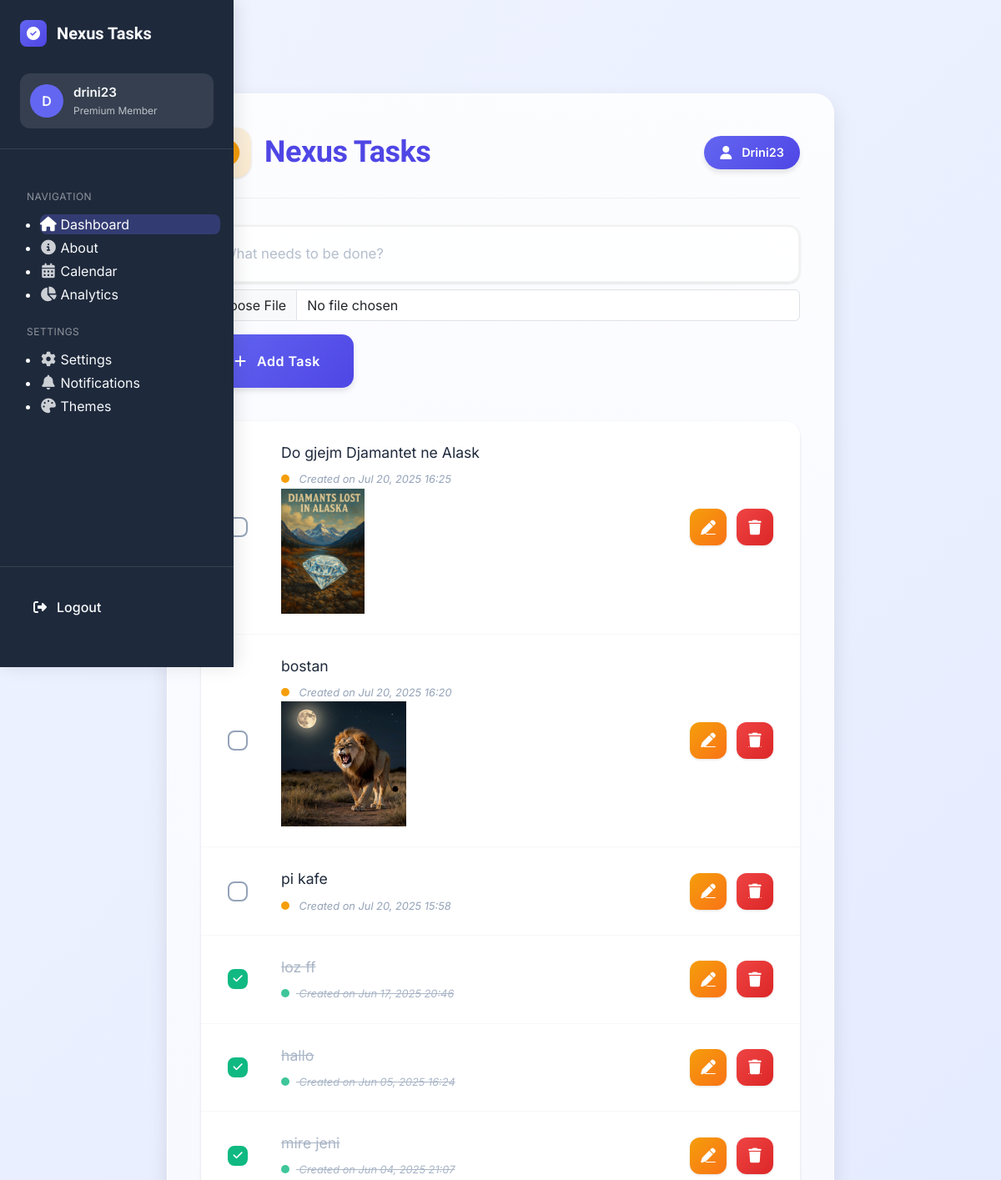
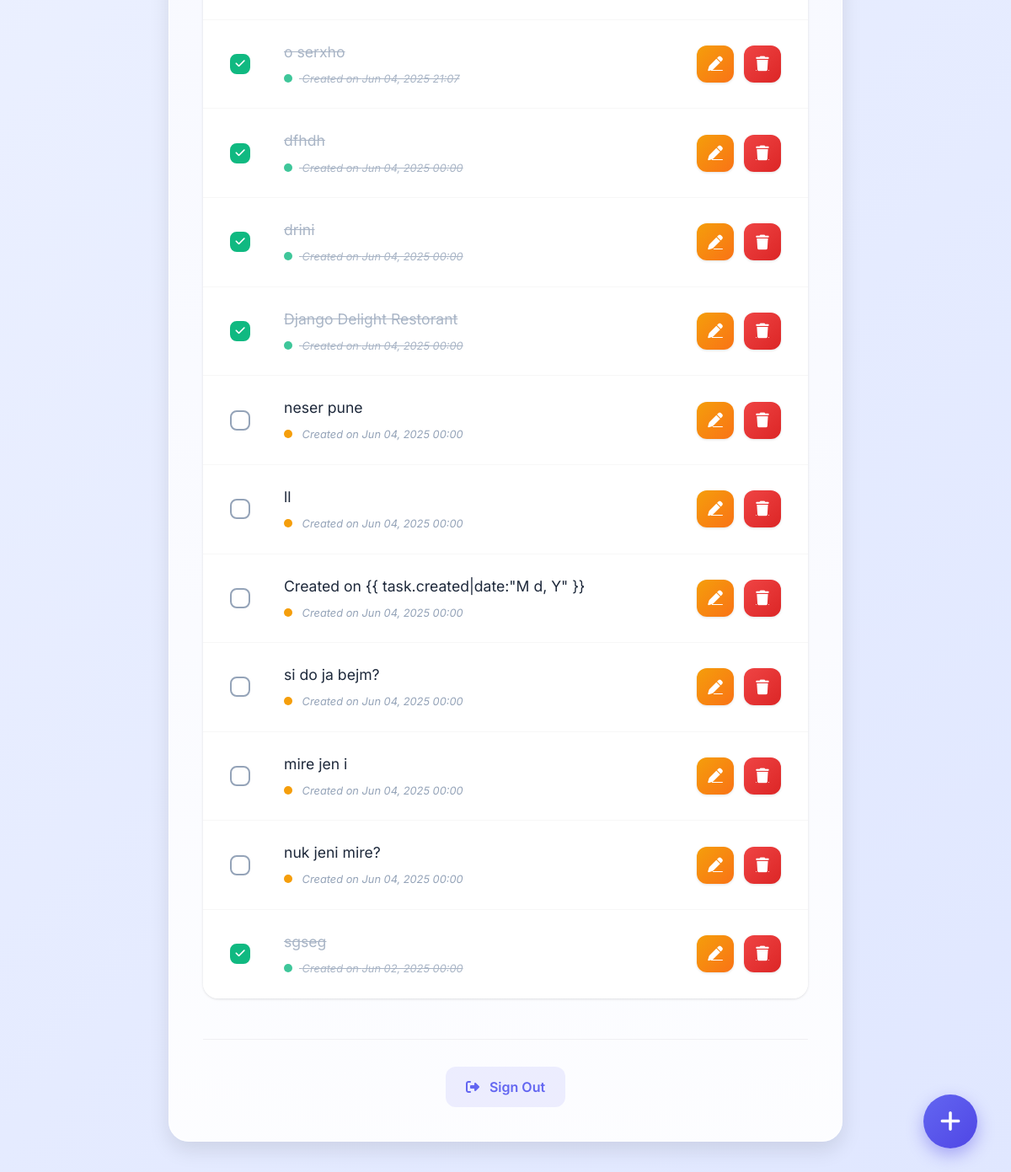
Screenshot of / (signed in) with the database file from the repository (2 pictures, top to bottom).
### task/models.py (models this page shows, shortened)
class Task(models.Model):
    title = models.CharField(max_length=255)
    complete = models.BooleanField(default=False)
    created = models.DateTimeField(auto_now_add=True, null=True, blank=True)
    user = models.ForeignKey(User, on_delete=models.CASCADE, null=True, blank=True)
    image = models.ImageField(upload_to='task/images', null=True, blank=True)

### task/views.py (the view, shortened to what this page needs)
# urls.py: path('', views.index, name="list"),
def index(request):
    if request.user.is_authenticated:
        tasks = Task.objects.filter(user=request.user).order_by('-created')
    else:
        tasks = Task.objects.none()
    form = TaskForm()
    context = {'tasks': tasks, 'form': form}
    return render(request, 'task/list.html', context)

### task/forms.py
class TaskForm(forms.ModelForm):
    class Meta:
        model = Task
        fields = ['title',  'complete', 'image']

### task/templates/task/list.html (shortened to what this page needs)
<!DOCTYPE html>
{% include "navbar.html" %}
<html lang="en">
<head>
    <link href="https://cdn.jsdelivr.net/npm/bootstrap@5.3.2/dist/css/bootstrap.min.css" rel="stylesheet">
    <link rel="stylesheet" href="https://cdnjs.cloudflare.com/ajax/libs/animate.css/4.1.1/animate.min.css"/>
    <link rel="stylesheet" href="https://cdnjs.cloudflare.com/ajax/libs/font-awesome/6.4.2/css/all.min.css">
</head>
<body>
    <div class="app-container animate__animated animate__fadeIn">
        <div class="app-header">
            <h1 class="app-title">
                Nexus Tasks
            </h1>
            {% if request.user.is_authenticated %}
                <div class="user-badge animate__animated animate__fadeInRight">
                    <i class="fas fa-user"></i>
                    {{ request.user.username|capfirst }}
                </div>
            {% endif %}
        </div>
     <form method="POST" action="" class="task-form" enctype="multipart/form-data">
    {% if request.user.is_authenticated %}
        <div class="input-group mb-2">
            <input type="text"
                   name="title"
                   class="form-control task-input"
                   placeholder="What needs to be done?"
                   aria-label="Task input"
                   required>
        </div>
        <div class="input-group mb-3">
            <input type="file"
                   name="image"
                   class="form-control"
                   accept="image/*"
                   aria-label="Task image (optional)">
        </div>
        <button type="submit" class="btn btn-primary add-btn" name="Create Task">
            <i class="fas fa-plus me-2"></i> Add Task
        </button>
    {% endif %}
</form>
        <div class="task-list">
            {% if tasks %}
                {% for task in tasks %}
                    <div class="task-item" style="animation-delay: {{ forloop.counter0|add:"1" }}00ms">
                        <input type="checkbox" class="task-checkbox" {% if task.complete %}checked{% endif %} disabled>
                        <div class="task-content {% if task.complete %}task-complete{% endif %}">
                            {{ task.title }}
                            <span class="task-meta">
                                <span class="status-indicator {% if task.complete %}status-active{% else %}status-pending{% endif %}"></span>
                                Created on {{ task.created|date:"M d, Y H:i" }}
                               {% if task.image %}
                            <br>
                            <img src="{{ task.image.url }}" alt="Task Image" style="max-width: 200px; max-height: 150px;">
                        {% endif %}
                            </span>
                        </div>
                        {% if request.user.is_authenticated %}
                        <div class="task-actions">
                            <a href="{% url 'update_task' task.id %}" class="task-btn edit-btn" title="Edit task">
                                <i class="fas fa-pen"></i>
                            </a>
                            <a href="{% url 'delete' task.id %}" class="task-btn delete-btn" title="Delete task">
                                <i class="fas fa-trash"></i>
                            </a>
                        </div>
                        {% endif %}
                    </div>
                {% endfor %}
            {% endif %}
        </div>
        <div class="auth-section">
            {% if request.user.is_authenticated %}
                <a href="{% url 'logout' %}" class="auth-link">
                    <i class="fas fa-sign-out-alt"></i>
                    Sign Out
                </a>
            {% else %}
                <a href="{% url 'login' %}" class="auth-link">
                    <i class="fas fa-sign-in-alt"></i>
                    Sign In
                </a>
            {% endif %}
        </div>
    </div>
    {% if request.user.is_authenticated %}
    <button class="fab animate__animated animate__bounceInUp" onclick="document.querySelector('.task-input').focus()" aria-label="Add new task">
        <i class="fas fa-plus"></i>
    </button>
    {% endif %}
</body>
</html>

### templates/navbar.html (shortened to what this page needs)
<!DOCTYPE html>
<html lang="en">
<head>
    <link rel="stylesheet" href="https://cdnjs.cloudflare.com/ajax/libs/font-awesome/6.4.2/css/all.min.css">
</head>
<body>
    <nav class="sidebar" id="sidebar">
        <div class="sidebar-header">
            <a href="{% url 'list' %}" class="app-logo">
                <div class="app-icon">
                    <i class="fas fa-check-circle"></i>
                </div>
                <div class="app-name">Nexus Tasks</div>
            </a>
            {% if request.user.is_authenticated %}
            <div class="user-info">
                <div class="user-avatar">
                    {{ request.user.username|slice:":1"|upper }}
                </div>
                <div class="user-details">
                    <div class="user-name">{{ request.user.username }}</div>
                    <div class="user-status">Premium Member</div>
                </div>
            </div>
            {% endif %}
        </div>
        <div class="nav-menu">
            <div class="nav-title">Navigation</div>
            <ul>
                <li class="nav-item">
                    <a href="{% url 'list' %}" class="nav-link {% if request.path == '/list/' %}active{% endif %}">
                        <i class="fas fa-home"></i>
                        <span>Dashboard</span>
                    </a>
                </li>
                <li class="nav-item">
                    <a href="{% url 'about' %}" class="nav-link {% if request.path == '/about/' %}active{% endif %}">
                        <i class="fas fa-info-circle"></i>
                        <span>About</span>
                    </a>
                </li>
                <li class="nav-item">
                    <a href="#" class="nav-link {% if request.path == '/calendar/' %}active{% endif %}">
                        <i class="fas fa-calendar-alt"></i>
                        <span>Calendar</span>
                    </a>
                </li>
                <li class="nav-item">
                    <a href="#" class="nav-link">
                        <i class="fas fa-chart-pie"></i>
                        <span>Analytics</span>
                    </a>
                </li>
            </ul>
            <div class="nav-title">Settings</div>
            <ul>
                <li class="nav-item">
                    <a href="#" class="nav-link">
                        <i class="fas fa-cog"></i>
                        <span>Settings</span>
                    </a>
                </li>
                <li class="nav-item">
                    <a href="#" class="nav-link">
                        <i class="fas fa-bell"></i>
                        <span>Notifications</span>
                    </a>
                </li>
                <li class="nav-item">
                    <a href="#" class="nav-link">
                        <i class="fas fa-palette"></i>
                        <span>Themes</span>
                    </a>
                </li>
            </ul>
        </div>
        <div class="sidebar-footer">
            {% if request.user.is_authenticated %}
                <button class="logout-btn" onclick="window.location.href='{% url 'logout' %}'">
                    <i class="fas fa-sign-out-alt"></i>
                    <span>Logout</span>
                </button>
            {% else %}
                <button class="logout-btn" onclick="window.location.href='{% url 'login' %}'">
                    <i class="fas fa-sign-in-alt"></i>
                    <span>Login</span>
                </button>
            {% endif %}
        </div>
    </nav>
    <div class="main-content" id="mainContent">
    </div>
</body>
</html>

### templates/navbar.html (style rules this page uses)
:root { --sidebar-bg: #1e293b; --sidebar-accent: #6366f1; --sidebar-text: #f8fafc; --sidebar-hover: rgba(99, 102, 241, 0.15); --sidebar-active: rgba(99, 102, 241, 0.3); --sidebar-divider: rgba(255, 255, 255, 0.1); --user-bg: rgba(255, 255, 255, 0.1); --mobile-breakpoint: 768px; }
* { margin: 0; padding: 0; box-sizing: border-box; }
body { font-family: 'Inter', sans-serif; background-color: #f8fafc; transition: margin-left 0.3s ease; }
.sidebar { width: 280px; height: 100vh; position: fixed; top: 0; left: 0; background: var(--sidebar-bg); color: var(--sidebar-text); padding: 1.5rem 0; display: flex; flex-direction: column; z-index: 1000; box-shadow: 4px 0 20px rgba(0, 0, 0, 0.1); transition: transform 0.3s ease; overflow-y: auto; }
.sidebar-header { padding: 0 1.5rem 1.5rem; border-bottom: 1px solid var(--sidebar-divider); margin-bottom: 1.5rem; }
.app-logo { display: flex; align-items: center; gap: 0.75rem; margin-bottom: 2rem; text-decoration: none; color: inherit; }
.app-icon { width: 32px; height: 32px; background: linear-gradient(135deg, var(--sidebar-accent) 0%, #4f46e5 100%); border-radius: 8px; display: flex; align-items: center; justify-content: center; }
.app-icon i { color: white; font-size: 1rem; }
.app-name { font-family: 'Plus Jakarta Sans', sans-serif; font-weight: 700; font-size: 1.25rem; transition: opacity 0.3s; }
.user-info { display: flex; align-items: center; gap: 0.75rem; padding: 0.75rem; background: var(--user-bg); border-radius: 12px; margin-top: 1rem; }
.user-avatar { width: 40px; height: 40px; border-radius: 50%; background: var(--sidebar-accent); display: flex; align-items: center; justify-content: center; font-weight: 600; }
.user-details { flex: 1; }
.user-name { font-weight: 600; font-size: 0.95rem; margin-bottom: 0.1rem; }
.user-status { font-size: 0.75rem; color: var(--sidebar-text); opacity: 0.7; }
.nav-menu { flex: 1; overflow-y: auto; padding: 0 1rem; }
.nav-title { font-size: 0.75rem; text-transform: uppercase; letter-spacing: 0.5px; color: rgba(255, 255, 255, 0.5); margin: 1.5rem 0 0.75rem 1rem; }
.nav-item { margin-bottom: 0.25rem; }
.nav-link { display: flex; align-items: center; gap: 0.75rem; padding: 0.75rem 1rem; border-radius: 8px; color: var(--sidebar-text); text-decoration: none; font-weight: 500; transition: all 0.2s ease; }
.nav-link i { width: 20px; text-align: center; font-size: 1.1rem; opacity: 0.8; }
.nav-link.active { background: var(--sidebar-active); color: white; }
.nav-link.active i { opacity: 1; }
.sidebar-footer { padding: 1.5rem; border-top: 1px solid var(--sidebar-divider); }
.logout-btn { display: flex; align-items: center; gap: 0.75rem; width: 100%; padding: 0.75rem 1rem; border-radius: 8px; background: transparent; border: none; color: var(--sidebar-text); font-weight: 500; cursor: pointer; transition: all 0.2s ease; }
.main-content { margin-left: 280px; padding: 2rem; transition: margin-left 0.3s ease; }

### rows the page displays
Task: title "Do gjejm Djamantet ne Alask", created "Jul 20, 2025 16:25", image (picture)
Task: title "bostan", created "Jul 20, 2025 16:20", image (picture)
Task: title "pi kafe", created "Jul 20, 2025 15:58"
Task: complete "☑", title "loz ff", created "Jun 17, 2025 20:46"
Task: complete "☑", title "hallo", created "Jun 05, 2025 16:24"
Task: complete "☑", title "mire jeni", created "Jun 04, 2025 21:07"
Task: complete "☑", title "o serxho", created "Jun 04, 2025 21:07"
Task: complete "☑", title "dfhdh", created "Jun 04, 2025 00:00"
Task: complete "☑", title "drini", created "Jun 04, 2025 00:00"
Task: complete "☑", title "Django Delight Restorant", created "Jun 04, 2025 00:00"
Task: title "neser pune", created "Jun 04, 2025 00:00"
Task: title "ll", created "Jun 04, 2025 00:00"
Task: title "Created on {{ task.created|date:\"M d, Y\" }}", created "Jun 04, 2025 00:00"
Task: title "si do ja bejm?", created "Jun 04, 2025 00:00"
Task: title "mire jen i", created "Jun 04, 2025 00:00"
Task: title "nuk jeni mire?", created "Jun 04, 2025 00:00"
Task: complete "☑", title "sgseg", created "Jun 02, 2025 00:00"

### other values shown
{{ request.user.username|slice:":1"|upper }} "D"
{{ request.user.username }} "drini23"
{{ request.user.username|capfirst }} "Drini23"
